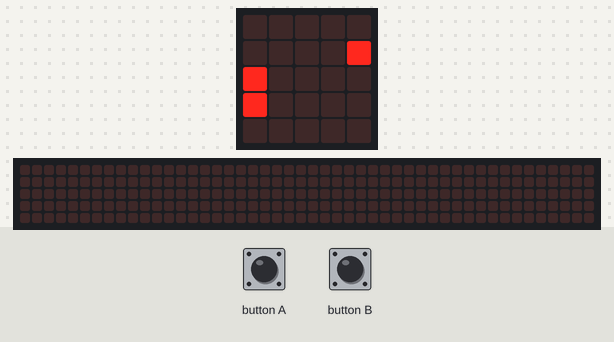
The program below on a simulated BBC micro:bit (MakeCode). On the bench: the board's 5×5 LED display, a strip that is not on the board, showing the scrolling text unrolled. The test bench sets the inputs (shaded band). Random numbers come from a fixed seed; the 48×5 strip is a reading aid, not a part: it shows the text the display is scrolling, unrolled, one strip-width of it at a time.

Above: at 2.1 s.
At 8.1 s:
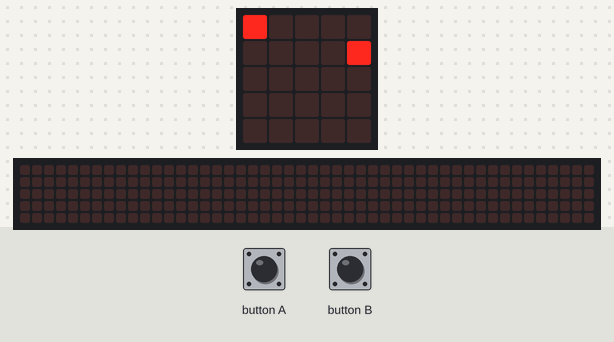
9.5 s: button A pressed for 0.15 s
At 10.08 s:
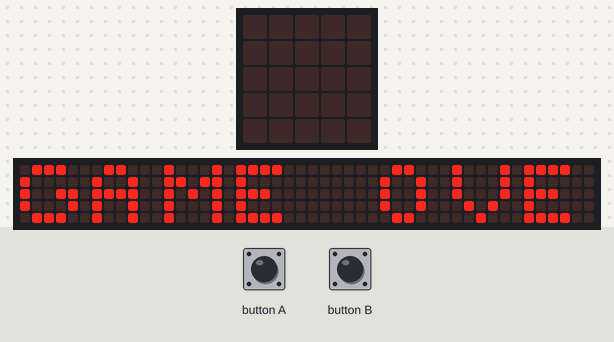
10.2 s: button A pressed for 0.15 s
At 10.23 s:
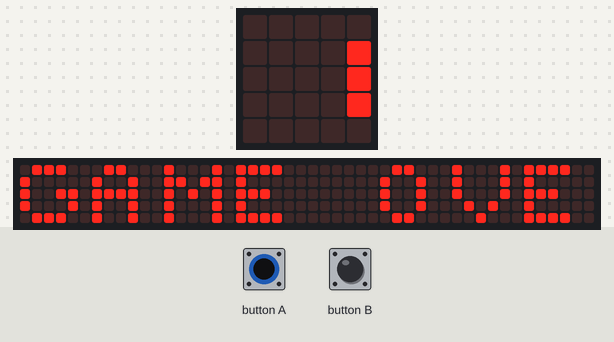
10.9 s: button B pressed for 0.15 s
11.6 s: button A pressed for 0.15 s
12.3 s: button B pressed for 0.15 s
13.0 s: button A pressed for 0.15 s
At 20.25 s:
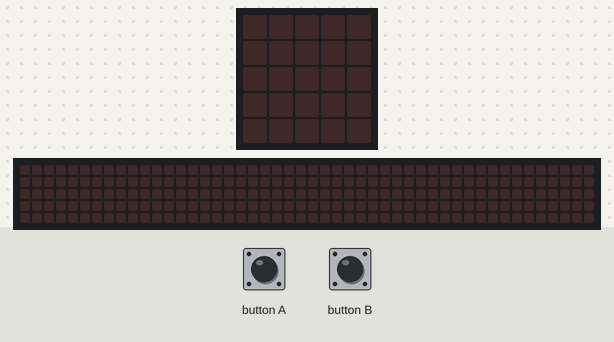
Timing chart, 0 to 20.5 s (numbered marks = the images above; inputs shaded):
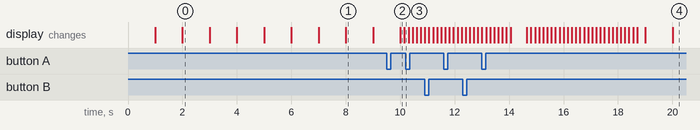

Measured:
- what the display in image 0 shows lasts 1.0 s, from 2.0 s to 3.0 s

The program:

main.ts
```typescript
input.onButtonPressed(Button.A, function () {
    giro_a = direccion - 1
    if (giro_a <= 0) {
        giro_a = 4
    }
    direccion = giro_a
})
input.onButtonPressed(Button.B, function () {
    giro_b = direccion + 1
    if (giro_b >= 4) {
        giro_b = 4
    }
    direccion = giro_b
})
let giro_b = 0
let giro_a = 0
let pos_x = 0
let direccion = 0
let pos_y = 4
direccion = 1
let manzana1_y = randint(0, 4)
let manzana1_x = randint(0, 4)
if (manzana1_x == pos_x && manzana1_y == pos_y) {
    manzana1_y = randint(0, 4)
    manzana1_x = randint(0, 4)
}
led.plot(manzana1_x, manzana1_y)
let tamaño = 2
basic.forever(function () {
    while (true) {
        led.plot(pos_x, pos_y)
        if (manzana1_x == pos_x && manzana1_y == pos_y) {
            tamaño = tamaño + 1
            manzana1_y = randint(0, 4)
            manzana1_x = randint(0, 4)
        } else {
            led.plot(manzana1_x, manzana1_y)
        }
        for (let index = 0; index < tamaño; index++) {
            if (direccion == 1) {
                led.plot(pos_x, pos_y - 1)
            }
            if (direccion == 2) {
                led.plot(pos_x - 1, pos_y)
            }
            if (direccion == 3) {
                led.plot(pos_x, pos_y + 1)
            }
            if (direccion == 4) {
                led.plot(pos_x + 1, pos_y)
            }
        }
        control.waitMicros(1000000)
        basic.clearScreen()
        if (direccion == 4) {
            pos_x = pos_x - 1
            control.waitMicros(1000000)
        }
        if (direccion == 2) {
            pos_x = pos_x + 1
            control.waitMicros(1000000)
        }
        if (direccion == 3) {
            pos_y = pos_y + 1
            control.waitMicros(1000000)
        }
        if (direccion == 1) {
            pos_y = pos_y - 1
            control.waitMicros(1000000)
        }
        if (pos_x > 4) {
            basic.clearScreen()
            basic.showString("GAME OVER")
        }
        if (pos_y > 4) {
            basic.clearScreen()
            basic.showString("GAME OVER")
        }
        if (pos_y < 0) {
            basic.clearScreen()
            basic.showString("GAME OVER")
        }
        if (pos_x < 0) {
            basic.showString("GAME OVER")
            basic.clearScreen()
        }
    }
})
```

test.ts
```typescript
// aquí va el archivo "tests"; esto no se compilará cuando este paquete se utilice como una extensión.
```
